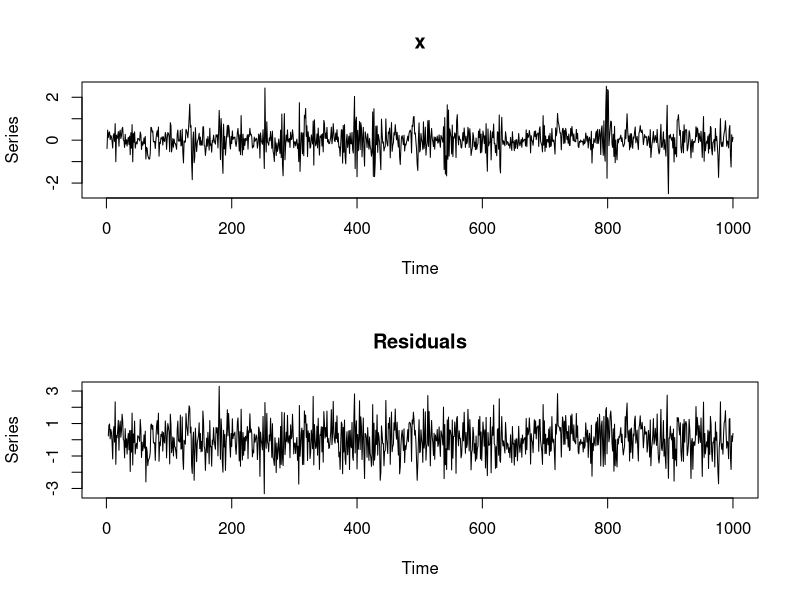
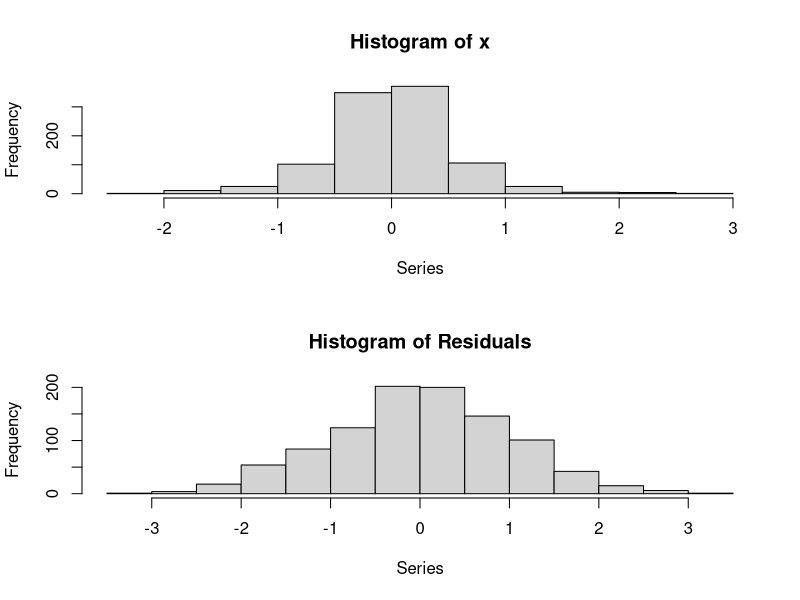
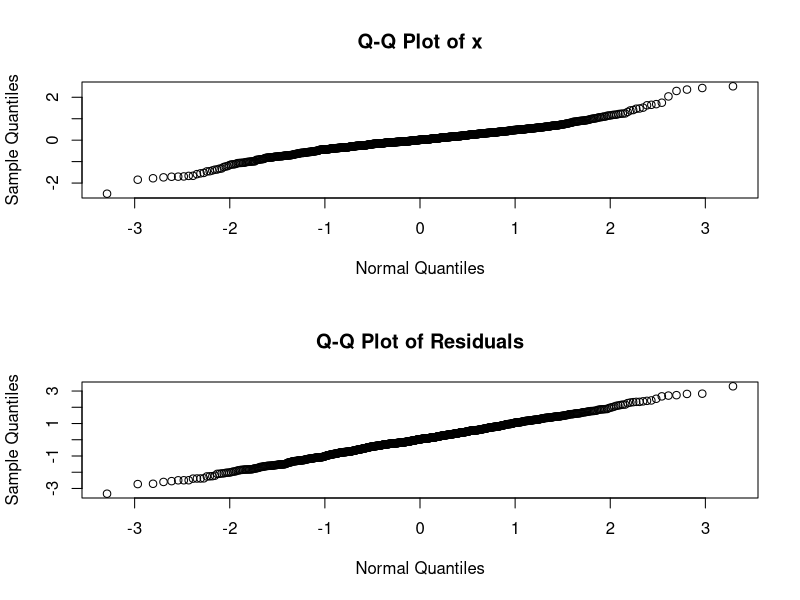
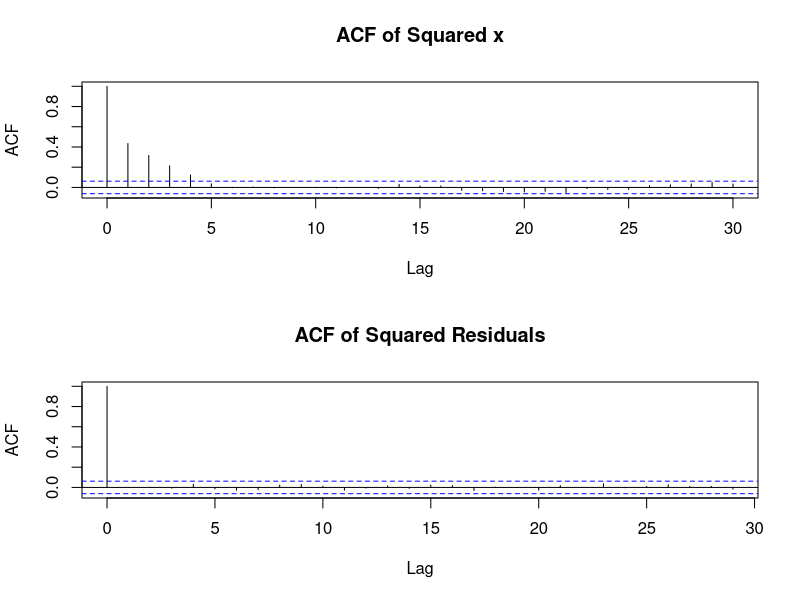
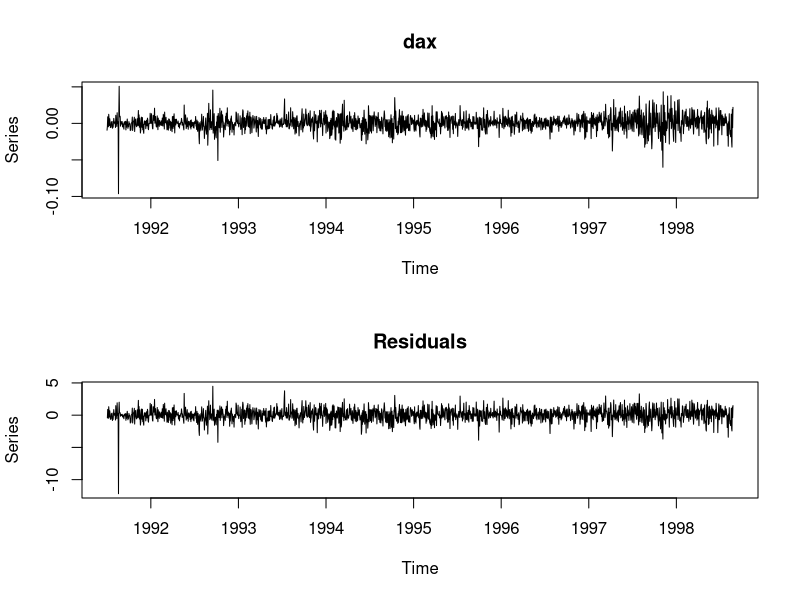
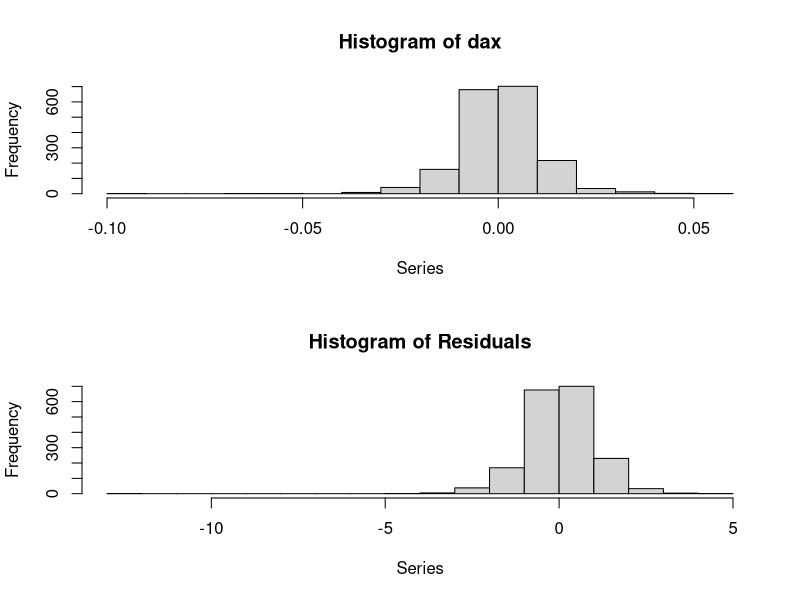
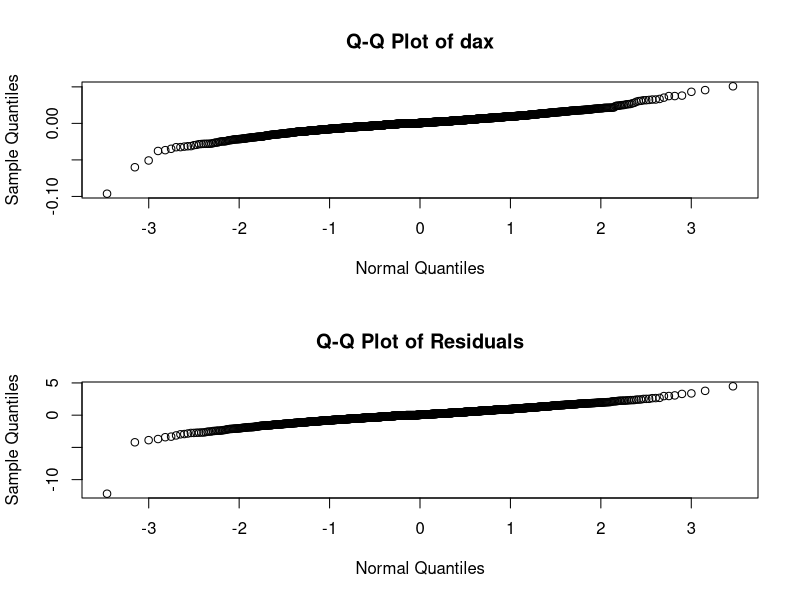
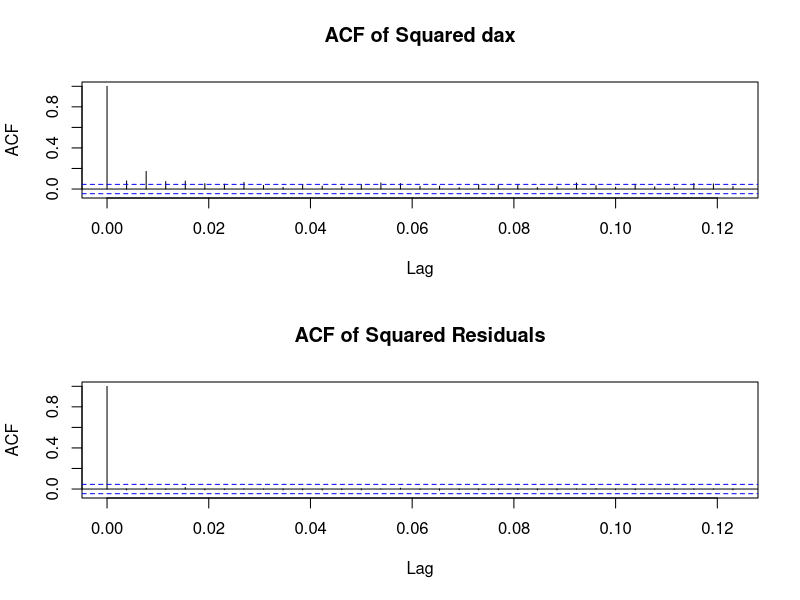

R code for these plots, in order:
library(tseries)


### Name: garch
### Title: Fit GARCH Models to Time Series
### Aliases: garch garch.control
### Keywords: ts

### ** Examples

n <- 1100
a <- c(0.1, 0.5, 0.2)  # ARCH(2) coefficients
e <- rnorm(n)  
x <- double(n)
x[1:2] <- rnorm(2, sd = sqrt(a[1]/(1.0-a[2]-a[3]))) 
for(i in 3:n)  # Generate ARCH(2) process
{
  x[i] <- e[i]*sqrt(a[1]+a[2]*x[i-1]^2+a[3]*x[i-2]^2)
}
x <- ts(x[101:1100])
x.arch <- garch(x, order = c(0,2))  # Fit ARCH(2) 
summary(x.arch)                     # Diagnostic tests
plot(x.arch)                        

data(EuStockMarkets)  
dax <- diff(log(EuStockMarkets))[,"DAX"]
dax.garch <- garch(dax)  # Fit a GARCH(1,1) to DAX returns
summary(dax.garch)       # ARCH effects are filtered. However, 
plot(dax.garch)          # conditional normality seems to be violated
